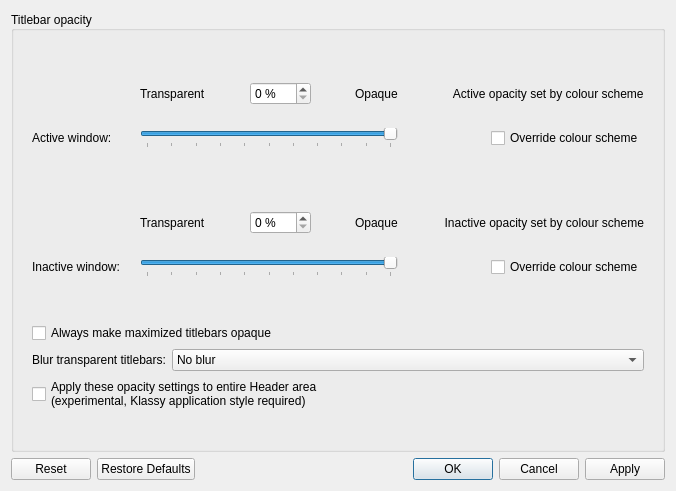
<?xml version="1.0" encoding="UTF-8"?>
<ui version="4.0">
 <class>TitleBarOpacity</class>
 <widget class="QDialog" name="TitleBarOpacity">
  <property name="geometry">
   <rect>
    <x>0</x>
    <y>0</y>
    <width>676</width>
    <height>491</height>
   </rect>
  </property>
  <property name="windowTitle">
   <string>Dialog</string>
  </property>
  <layout class="QVBoxLayout" name="verticalLayout">
   <item>
    <widget class="QGroupBox" name="groupBox_4">
     <property name="title">
      <string>Titlebar opacity</string>
     </property>
     <property name="alignment">
      <set>Qt::AlignLeading|Qt::AlignLeft|Qt::AlignVCenter</set>
     </property>
     <layout class="QGridLayout" name="gridLayout_2">
      <property name="leftMargin">
       <number>18</number>
      </property>
      <property name="topMargin">
       <number>18</number>
      </property>
      <property name="rightMargin">
       <number>18</number>
      </property>
      <property name="bottomMargin">
       <number>18</number>
      </property>
      <item row="0" column="0">
       <spacer name="verticalSpacer_12">
        <property name="orientation">
         <enum>Qt::Vertical</enum>
        </property>
        <property name="sizeType">
         <enum>QSizePolicy::Fixed</enum>
        </property>
        <property name="sizeHint" stdset="0">
         <size>
          <width>20</width>
          <height>10</height>
         </size>
        </property>
       </spacer>
      </item>
      <item row="1" column="0">
       <layout class="QVBoxLayout" name="verticalLayout_2">
        <property name="spacing">
         <number>20</number>
        </property>
        <item>
         <layout class="QGridLayout" name="gridLayout">
          <property name="verticalSpacing">
           <number>0</number>
          </property>
          <item row="4" column="0">
           <widget class="QLabel" name="_menuGroupDescription_2">
            <property name="text">
             <string>Inactive window:</string>
            </property>
            <property name="buddy">
             <cstring>titleBarOpacityInactive_2</cstring>
            </property>
           </widget>
          </item>
          <item row="0" column="1">
           <layout class="QHBoxLayout" name="horizontalLayout">
            <item>
             <widget class="QLabel" name="_menuOpacityTransparentLabel">
              <property name="text">
               <string>Transparent</string>
              </property>
             </widget>
            </item>
            <item>
             <spacer name="horizontalSpacer_9">
              <property name="orientation">
               <enum>Qt::Horizontal</enum>
              </property>
              <property name="sizeHint" stdset="0">
               <size>
                <width>40</width>
                <height>20</height>
               </size>
              </property>
             </spacer>
            </item>
            <item>
             <widget class="QSpinBox" name="titleBarOpacityActive_2">
              <property name="suffix">
               <string> %</string>
              </property>
              <property name="maximum">
               <number>100</number>
              </property>
              <property name="value">
               <number>0</number>
              </property>
             </widget>
            </item>
            <item>
             <spacer name="horizontalSpacer_15">
              <property name="orientation">
               <enum>Qt::Horizontal</enum>
              </property>
              <property name="sizeHint" stdset="0">
               <size>
                <width>40</width>
                <height>20</height>
               </size>
              </property>
             </spacer>
            </item>
            <item>
             <widget class="QLabel" name="_menuOpacityTransparentLabel_2">
              <property name="text">
               <string>Opaque</string>
              </property>
             </widget>
            </item>
           </layout>
          </item>
          <item row="3" column="1">
           <layout class="QHBoxLayout" name="horizontalLayout_2">
            <item>
             <widget class="QLabel" name="_menuOpacityTransparentLabel_4">
              <property name="text">
               <string>Transparent</string>
              </property>
             </widget>
            </item>
            <item>
             <spacer name="horizontalSpacer_16">
              <property name="orientation">
               <enum>Qt::Horizontal</enum>
              </property>
              <property name="sizeHint" stdset="0">
               <size>
                <width>40</width>
                <height>20</height>
               </size>
              </property>
             </spacer>
            </item>
            <item>
             <widget class="QSpinBox" name="titleBarOpacityInactive_2">
              <property name="suffix">
               <string> %</string>
              </property>
              <property name="maximum">
               <number>100</number>
              </property>
              <property name="value">
               <number>0</number>
              </property>
             </widget>
            </item>
            <item>
             <spacer name="horizontalSpacer_17">
              <property name="orientation">
               <enum>Qt::Horizontal</enum>
              </property>
              <property name="sizeHint" stdset="0">
               <size>
                <width>40</width>
                <height>20</height>
               </size>
              </property>
             </spacer>
            </item>
            <item>
             <widget class="QLabel" name="_menuOpacityTransparentLabel_3">
              <property name="text">
               <string>Opaque</string>
              </property>
             </widget>
            </item>
           </layout>
          </item>
          <item row="4" column="1">
           <widget class="QSlider" name="titleBarOpacityInactive">
            <property name="minimum">
             <number>0</number>
            </property>
            <property name="maximum">
             <number>100</number>
            </property>
            <property name="singleStep">
             <number>1</number>
            </property>
            <property name="pageStep">
             <number>10</number>
            </property>
            <property name="value">
             <number>100</number>
            </property>
            <property name="orientation">
             <enum>Qt::Horizontal</enum>
            </property>
            <property name="invertedAppearance">
             <bool>false</bool>
            </property>
            <property name="invertedControls">
             <bool>false</bool>
            </property>
            <property name="tickPosition">
             <enum>QSlider::TicksBelow</enum>
            </property>
            <property name="tickInterval">
             <number>10</number>
            </property>
           </widget>
          </item>
          <item row="1" column="0">
           <widget class="QLabel" name="_menuGroupDescription">
            <property name="text">
             <string>Active window:</string>
            </property>
            <property name="buddy">
             <cstring>titleBarOpacityActive_2</cstring>
            </property>
           </widget>
          </item>
          <item row="2" column="0">
           <spacer name="verticalSpacer_10">
            <property name="orientation">
             <enum>Qt::Vertical</enum>
            </property>
            <property name="sizeType">
             <enum>QSizePolicy::Maximum</enum>
            </property>
            <property name="sizeHint" stdset="0">
             <size>
              <width>20</width>
              <height>40</height>
             </size>
            </property>
           </spacer>
          </item>
          <item row="0" column="2" alignment="Qt::AlignRight">
           <widget class="QLabel" name="titleBarOpacityActiveFromColorSchemeLabel">
            <property name="text">
             <string>        Active opacity set by colour scheme</string>
            </property>
           </widget>
          </item>
          <item row="1" column="2" alignment="Qt::AlignRight">
           <widget class="QCheckBox" name="overrideTitleBarOpacityActive">
            <property name="text">
             <string>Override colour scheme</string>
            </property>
           </widget>
          </item>
          <item row="3" column="2" alignment="Qt::AlignRight">
           <widget class="QLabel" name="titleBarOpacityInactiveFromColorSchemeLabel">
            <property name="text">
             <string>        Inactive opacity set by colour scheme</string>
            </property>
           </widget>
          </item>
          <item row="4" column="2" alignment="Qt::AlignRight">
           <widget class="QCheckBox" name="overrideTitleBarOpacityInactive">
            <property name="text">
             <string>Override colour scheme</string>
            </property>
           </widget>
          </item>
          <item row="1" column="1">
           <widget class="QSlider" name="titleBarOpacityActive">
            <property name="minimum">
             <number>0</number>
            </property>
            <property name="maximum">
             <number>100</number>
            </property>
            <property name="singleStep">
             <number>1</number>
            </property>
            <property name="pageStep">
             <number>10</number>
            </property>
            <property name="value">
             <number>100</number>
            </property>
            <property name="orientation">
             <enum>Qt::Horizontal</enum>
            </property>
            <property name="invertedAppearance">
             <bool>false</bool>
            </property>
            <property name="invertedControls">
             <bool>false</bool>
            </property>
            <property name="tickPosition">
             <enum>QSlider::TicksBelow</enum>
            </property>
            <property name="tickInterval">
             <number>10</number>
            </property>
           </widget>
          </item>
         </layout>
        </item>
        <item>
         <spacer name="verticalSpacer_17">
          <property name="orientation">
           <enum>Qt::Vertical</enum>
          </property>
          <property name="sizeType">
           <enum>QSizePolicy::Fixed</enum>
          </property>
          <property name="sizeHint" stdset="0">
           <size>
            <width>20</width>
            <height>40</height>
           </size>
          </property>
         </spacer>
        </item>
       </layout>
      </item>
      <item row="4" column="0">
       <widget class="QCheckBox" name="applyOpacityToHeader">
        <property name="text">
         <string>Apply these opacity settings to entire Header area
(experimental, Klassy application style required)</string>
        </property>
       </widget>
      </item>
      <item row="3" column="0">
       <layout class="QHBoxLayout" name="blurTransparentTitleBarsLayout">
        <item>
         <widget class="QLabel" name="blurTransparentTitleBarsLabel">
          <property name="text">
           <string>Blur transparent titlebars:</string>
          </property>
          <property name="buddy">
           <cstring>blurTransparentTitleBars</cstring>
          </property>
         </widget>
        </item>
        <item>
         <widget class="QComboBox" name="blurTransparentTitleBars">
          <property name="sizePolicy">
           <sizepolicy hsizetype="Expanding" vsizetype="Fixed">
            <horstretch>0</horstretch>
            <verstretch>0</verstretch>
           </sizepolicy>
          </property>
          <item>
           <property name="text">
            <string>No blur</string>
           </property>
          </item>
          <item>
           <property name="text">
            <string>Blur titlebar only</string>
           </property>
          </item>
          <item>
           <property name="text">
            <string>Blur entire window</string>
           </property>
          </item>
         </widget>
        </item>
       </layout>
      </item>
      <item row="5" column="0">
       <spacer name="verticalSpacer_9">
        <property name="orientation">
         <enum>Qt::Vertical</enum>
        </property>
        <property name="sizeType">
         <enum>QSizePolicy::Fixed</enum>
        </property>
        <property name="sizeHint" stdset="0">
         <size>
          <width>20</width>
          <height>20</height>
         </size>
        </property>
       </spacer>
      </item>
      <item row="2" column="0">
       <widget class="QCheckBox" name="opaqueMaximizedTitleBars">
        <property name="text">
         <string>Always make maximized titlebars opaque</string>
        </property>
       </widget>
      </item>
     </layout>
    </widget>
   </item>
   <item>
    <widget class="QDialogButtonBox" name="buttonBox">
     <property name="orientation">
      <enum>Qt::Horizontal</enum>
     </property>
     <property name="standardButtons">
      <set>QDialogButtonBox::Apply|QDialogButtonBox::Cancel|QDialogButtonBox::Ok|QDialogButtonBox::Reset|QDialogButtonBox::RestoreDefaults</set>
     </property>
    </widget>
   </item>
  </layout>
 </widget>
 <tabstops>
  <tabstop>titleBarOpacityActive_2</tabstop>
  <tabstop>titleBarOpacityActive</tabstop>
  <tabstop>titleBarOpacityInactive_2</tabstop>
  <tabstop>titleBarOpacityInactive</tabstop>
  <tabstop>opaqueMaximizedTitleBars</tabstop>
  <tabstop>blurTransparentTitleBars</tabstop>
  <tabstop>applyOpacityToHeader</tabstop>
 </tabstops>
 <resources>
  <include location="klassydecoration_config.qrc"/>
 </resources>
 <connections>
  <connection>
   <sender>buttonBox</sender>
   <signal>accepted()</signal>
   <receiver>TitleBarOpacity</receiver>
   <slot>accept()</slot>
   <hints>
    <hint type="sourcelabel">
     <x>358</x>
     <y>453</y>
    </hint>
    <hint type="destinationlabel">
     <x>329</x>
     <y>450</y>
    </hint>
   </hints>
  </connection>
  <connection>
   <sender>buttonBox</sender>
   <signal>rejected()</signal>
   <receiver>TitleBarOpacity</receiver>
   <slot>reject()</slot>
   <hints>
    <hint type="sourcelabel">
     <x>546</x>
     <y>456</y>
    </hint>
    <hint type="destinationlabel">
     <x>563</x>
     <y>447</y>
    </hint>
   </hints>
  </connection>
 </connections>
</ui>
